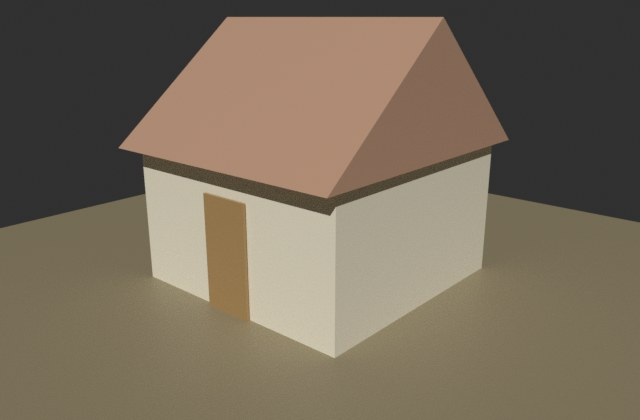
#> input picture austerity-explainer/working-files/session-scratch/plugin-work/kit/pic_flat_hut.jpg, 640 x 420 px, given in place of colour.png, which was not available
$ python make_look_sheet.py ../../../austerity-explainer/working-files/session-scratch/plugin-work/kit/pic_flat_hut.jpg ../../../austerity-explainer/working-files/session-scratch/plugin-work/kit/pic_hut_aged.jpg
#> lines starting #> are read from the running program, lines starting #| are printed output that depends on the picture; after the words box and inside, x2 and y2 are one past the last pixel; in counts of white or black regions, pixels touching at a corner belong together; pictures that were not available may be replaced by others from this repository, and a replacement may not be noted
# What this does (plain words): puts the colour pictures of one tuning round side by side in a labelled JPEG sheet (top row: whole tiles; bottom
# row: the top-left quarter enlarged, to see edges), with the wood reference first as a guide. It also prints a few plain numbers per picture
# next to the reference's: the share of very dark dots (brightness under 35), the middle brightness, the share of rust-orange dots (red minus blue
# over 55), the share of grey-blue dots, and the average colour. (Copied from the brick trial's make_look_sheet.py; the numbers changed for wood.)
# Use: python3 -I make_look_sheet.py ROUND_FOLDER OUT.jpg view_name [view_name ...]   (reads ROUND_FOLDER/<view>_colour.png)
import os
import sys

import cv2
import numpy as np

HERE = os.path.dirname(os.path.abspath(__file__))
PROC = os.path.abspath(os.path.join(HERE, '..', '..'))
folder, out_path, names = sys.argv[1], sys.argv[2], sys.argv[3:]
CELL = 460


def numbers(bgr):
    rgb = bgr[..., ::-1].astype(np.float64)
    brightness = 0.299 * rgb[..., 0] + 0.587 * rgb[..., 1] + 0.114 * rgb[..., 2]
    warmth = rgb[..., 0] - rgb[..., 2]
    grey_blue = (warmth < 12) & (brightness > 40) & (brightness < 110)
    return (f'very dark {100 * (brightness < 35).mean():.1f}%  middle {np.median(brightness):.0f}  rust {100 * (warmth > 55).mean():.1f}%  '
            f'grey-blue {100 * grey_blue.mean():.1f}%  mean {rgb.reshape(-1, 3).mean(axis=0).round().astype(int).tolist()}')


def label(image, text):
    cv2.putText(image, text, (8, 22), cv2.FONT_HERSHEY_SIMPLEX, 0.55, (0, 0, 0), 3, cv2.LINE_AA)
    cv2.putText(image, text, (8, 22), cv2.FONT_HERSHEY_SIMPLEX, 0.55, (255, 255, 255), 1, cv2.LINE_AA)
    return image


pictures = [('reference (guide only)', cv2.imread(os.path.join(PROC, 'reference', 'wood', 'colour.png')))]
pictures += [(name, cv2.imread(os.path.join(folder, name + '_colour.png'))) for name in names]
top, bottom = [], []
for name, image in pictures:
    print(f'{name:40s} {numbers(image)}')
    whole = cv2.resize(image, (CELL, CELL), interpolation=cv2.INTER_AREA)
    quarter = image[:image.shape[0] // 3, :image.shape[1] // 3]
    zoom = cv2.resize(quarter, (CELL, CELL), interpolation=cv2.INTER_NEAREST)
    top.append(label(whole, name[:44]))
    bottom.append(label(zoom, 'top-left third, enlarged'))
#> this loop made 1 pass
#> name on pass 1: 'reference (guide only)'
#| reference (guide only)                   very dark 0.0%  middle 113  rust 13.9%  grey-blue 26.7%  mean [120, 108, 91]
#> pass 1, in numbers, `brightness = 0.299 * rgb[..., 0] + 0.587 * rgb[..., 1] + 0.114 * rgb[...`:
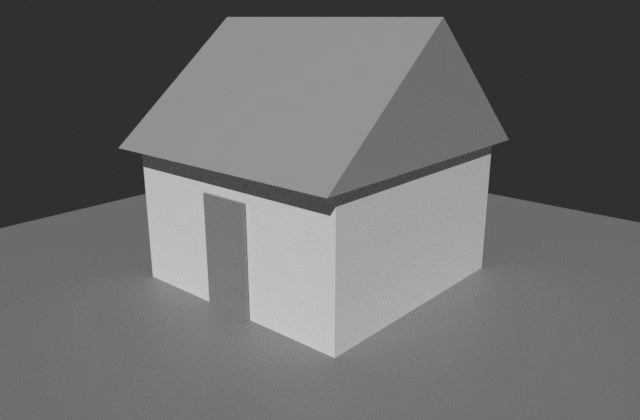
#> brightness: shape (420, 640) float64; min 37.98, max 205.1, mean 109.5
#> pass 1, in numbers, `warmth = rgb[..., 0] - rgb[..., 2]`:
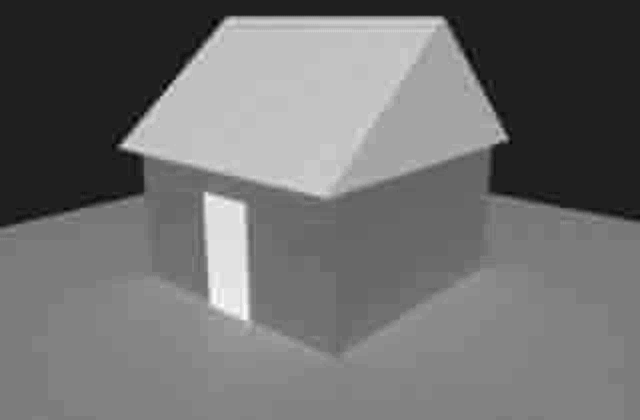
#> warmth: shape (420, 640) float64; min -11, max 79, mean 28.6; drawn with min black and max white
#> pass 1, in numbers, `grey_blue = (warmth < 12) & (brightness > 40) & (brightness < 110)`:
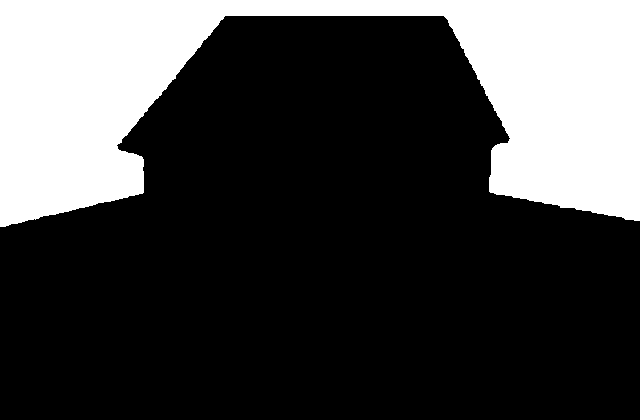
#> grey_blue: shape (420, 640) bool; 26.7% white; 1 white region, box (x1, y1, x2, y2) and area: (0, 0, 640, 227) 71742
#> after the loop:
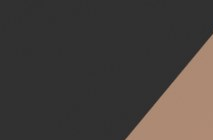
#> quarter: shape (140, 213, 3); mean B, G, R 59.4, 62.9, 68.4
#> after the loop:
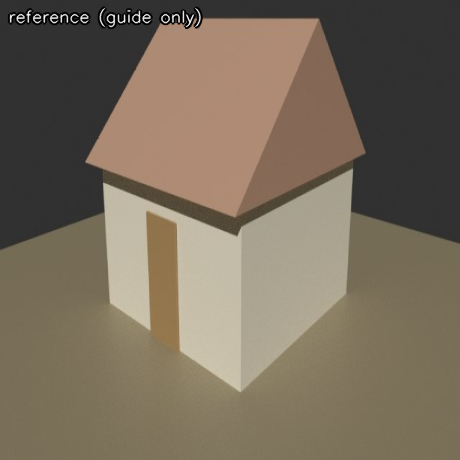
#> whole: shape (460, 460, 3); mean B, G, R 91.2, 107.8, 119.7
#> after the loop:
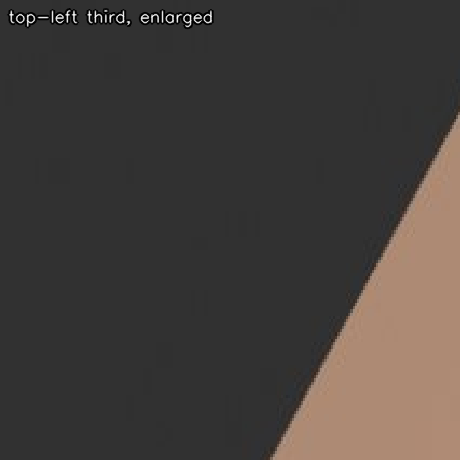
#> zoom: shape (460, 460, 3); mean B, G, R 59.5, 63, 68.4
#> after the loop, bottom = 1 item; top = 1 item
sheet = np.vstack([np.hstack(top), np.hstack(bottom)])
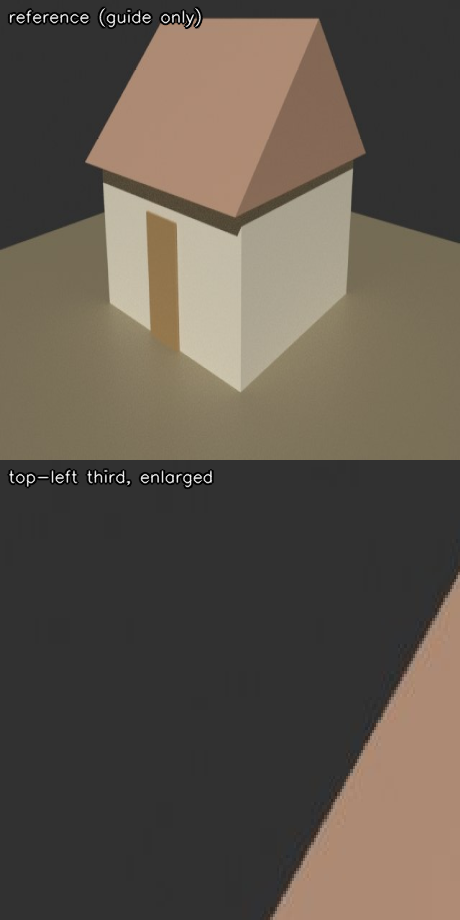
#> sheet: shape (920, 460, 3); mean of channels 0, 1, 2 75.3, 85.4, 94.1; drawn as B, G, R
cv2.imwrite(out_path, sheet, [cv2.IMWRITE_JPEG_QUALITY, 86])
print('sheet:', out_path)

$ run again, on austerity-explainer/working-files/session-scratch/plugin-work/kit/pic_hut_aged.jpg
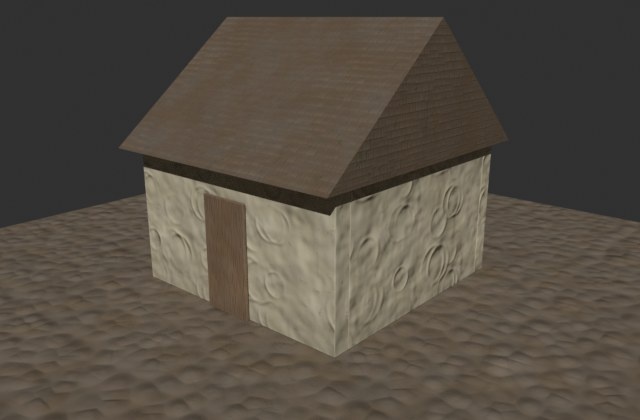
#> input picture austerity-explainer/working-files/session-scratch/plugin-work/kit/pic_hut_aged.jpg, 640 x 420 px, given in place of colour.png, which was not available
#> the loop `for name, image in pictures:` made 1 pass
#> name on pass 1: 'reference (guide only)'
#> (printed output is left out)
#> after the loop `for name, image in pictures:`:
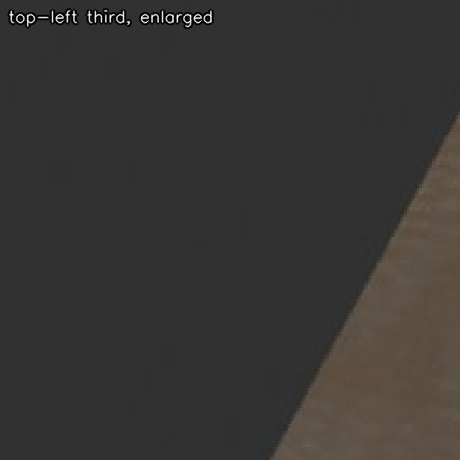
#> zoom: shape (460, 460, 3); mean B, G, R 52.1, 54.1, 56
#> after the loop `for name, image in pictures:`: bottom = 1 item
#> `sheet = np.vstack([np.hstack(top), np.hstack(bottom)])`:
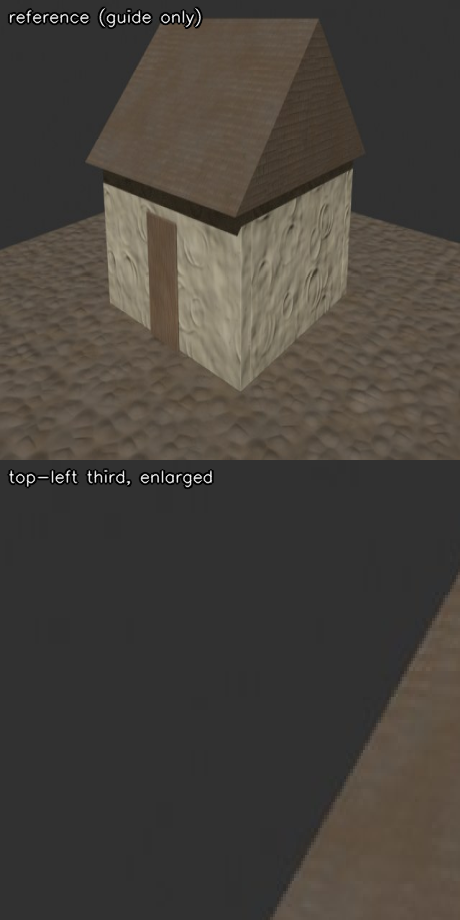
#> sheet: shape (920, 460, 3); mean of channels 0, 1, 2 60, 65.9, 70.6; drawn as B, G, R
